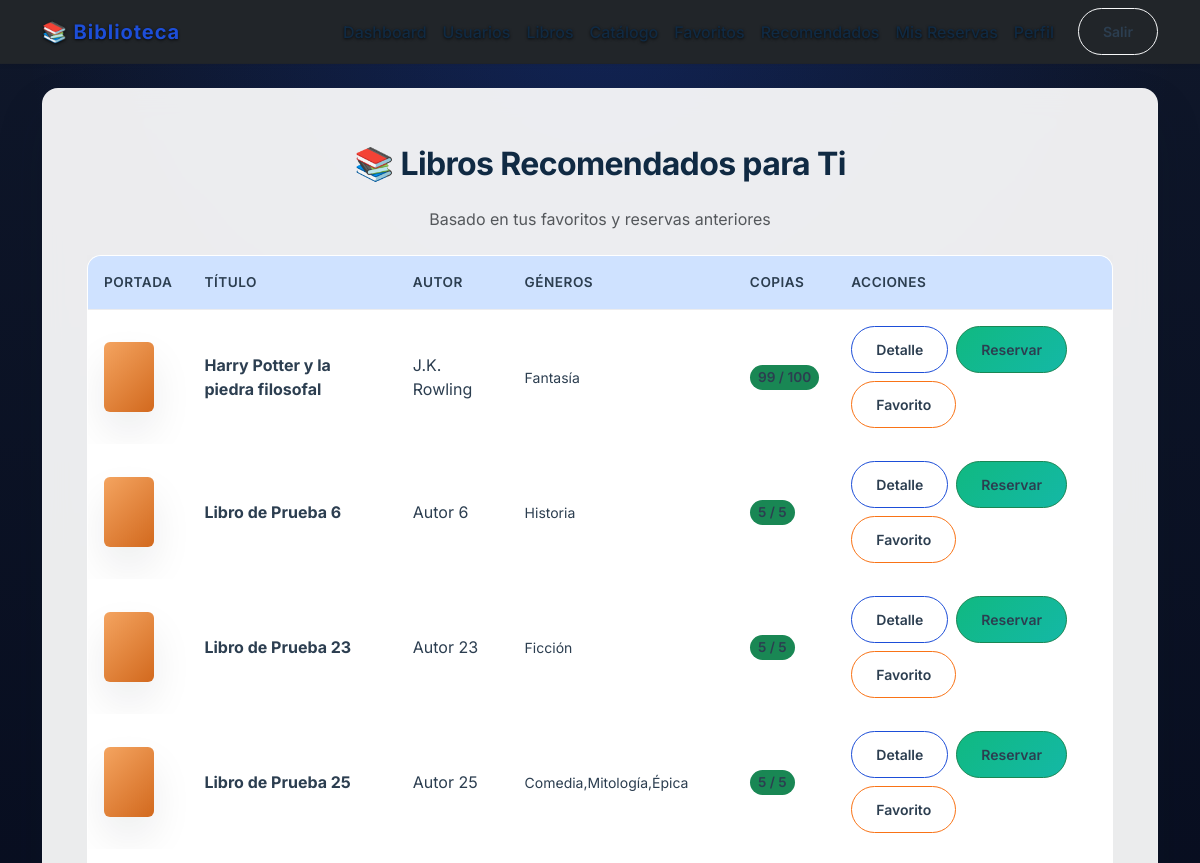
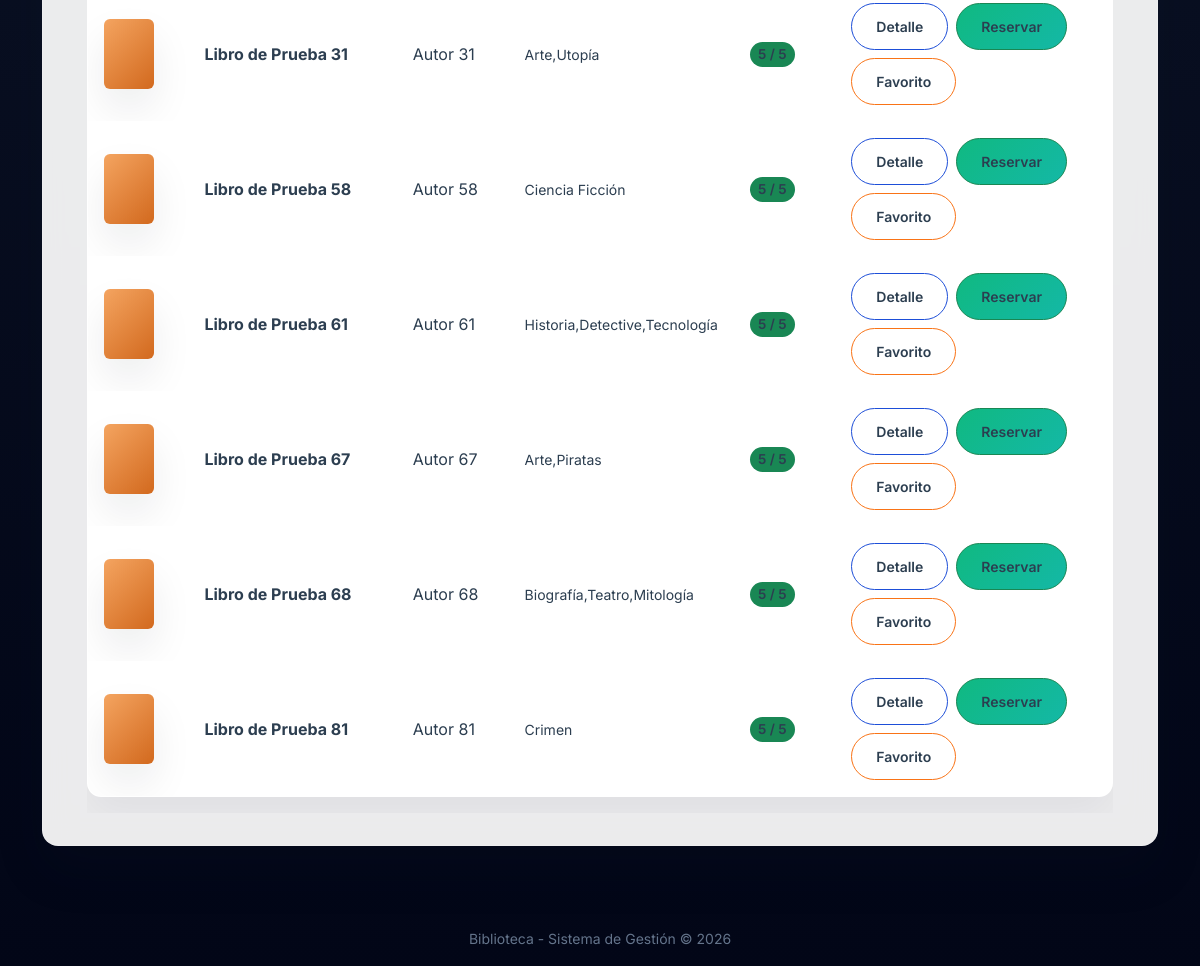
Page /user/recommended (signed in) on the committed database (2 pictures, top to bottom).
### tables this page shows
CREATE TABLE books (
                id INTEGER PRIMARY KEY AUTOINCREMENT,
                title TEXT NOT NULL,
                author TEXT NOT NULL,
                copies INTEGER DEFAULT 1,
                available INTEGER DEFAULT 1
            );

### routes/user_routes.py (the view)
@user_bp.route('/recommended')
@login_required
def recommended():
    books = get_recommendations(session['user_id'])
    return render_template('recommended.html', books=books)

### app.py (called while the page is built)
@app.teardown_appcontext
def teardown_db(exception=None):
    close_db(exception)

### database.py (called while the page is built)
def get_db_connection(db_path=None):
    db_path = db_path or DEFAULT_DB_PATH
    connection = sqlite3.connect(db_path, timeout=10, detect_types=sqlite3.PARSE_DECLTYPES)
    connection.row_factory = sqlite3.Row
    connection.execute('PRAGMA foreign_keys = ON')
    return connection

### db_utils.py (called while the page is built)
def get_db():
    if 'db' not in g:
        g.db = get_db_connection()
    return g.db

def query_db(query, args=(), one=False):
    cursor = get_db().execute(query, args)
    rows = cursor.fetchall()
    cursor.close()
    if one:
        return rows[0] if rows else None
    return rows

### templates/recommended.html (shortened to what this page needs)
{% extends 'base.html' %}
{% block content %}
<div class="container mt-4">
    <h2 class="mb-4 text-center">📚 Libros Recomendados para Ti</h2>
    <p class="text-center text-muted mb-4">Basado en tus favoritos y reservas anteriores</p>
    <div class="table-responsive">
        <table class="table table-hover align-middle">
            <thead class="table-primary">
                <tr>
                    <th>Portada</th>
                    <th>Título</th>
                    <th>Autor</th>
                    <th>Géneros</th>
                    <th>Copias</th>
                    <th>Acciones</th>
                </tr>
            </thead>
            <tbody>
                {% for b in books %}
                <tr>
                    <td>
                        <div class="book-cover-sm">
                        </div>
                    </td>
                    <td><strong>{{ b.title }}</strong></td>
                    <td>{{ b.author }}</td>
                    <td>
                        <small class="text-muted">{{ b.genre_names or 'Sin género' }}</small>
                    </td>
                    <td>
                        <span class="badge bg-{{ 'success' if b.available > 0 else 'danger' }}">
                            {{ b.available }} / {{ b.copies }}
                        </span>
                    </td>
                    <td>
                        <div class="d-flex gap-2 flex-wrap">
                            <a href="{{ url_for('book.book_detail', book_id=b.id) }}" class="btn btn-outline-primary btn-sm">Detalle</a>
                            {% if b.available > 0 %}
                                <a href="{{ url_for('book.reserve_book', book_id=b.id) }}" class="btn btn-success btn-sm">Reservar</a>
                            {% else %}
                                <button class="btn btn-secondary btn-sm" disabled>No disponible</button>
                            {% endif %}
                            <a href="{{ url_for('book.toggle_favorite', book_id=b.id) }}" class="btn btn-outline-warning btn-sm">
                                Favorito
                            </a>
                        </div>
                    </td>
                </tr>
                {% else %}
                <tr>
                    <td colspan="6" class="text-center py-4 text-muted">
                        No hay recomendaciones disponibles. ¡Agrega algunos favoritos o haz reservas para obtener sugerencias personalizadas!
                    </td>
                </tr>
                {% endfor %}
            </tbody>
        </table>
    </div>
</div>
{% endblock %}

### static/css/style.css (style rules this page uses)
:root { --bg: #f4f7fc; --surface: #ffffff; --surface-soft: #eef4fb; --primary: #1d4ed8; --secondary: #0f766e; --accent: #38bdf8; --text: #102a43; --muted: #64748b; --border: rgba(15, 23, 42, 0.08); --shadow: rgba(15, 23, 42, 0.08); --radius: 18px; }
* { box-sizing: border-box; }
body { margin: 0; min-height: 100vh; font-family: 'Inter', sans-serif; background: radial-gradient(circle at top left, rgba(56, 189, 248, 0.12), transparent 25%), radial-gradient(circle at bottom right, rgba(29, 78, 216, 0.14), transparent 20%), var(--bg); color: var(--text); }
h1, h2, h3, h4, h5, h6 { font-weight: 700; letter-spacing: -0.02em; color: var(--text); margin-bottom: 1rem; }
p, label, .form-label, small, .text-muted { color: var(--muted); }
.table { background: var(--surface); border: 1px solid var(--border); border-radius: calc(var(--radius) - 4px); overflow: hidden; box-shadow: 0 18px 40px rgba(15, 23, 42, 0.05); }
.table th, .table td { border-color: transparent; padding: 1rem 1rem; vertical-align: middle; }
.table thead { background: var(--surface-soft); color: var(--text); }
.table thead th { border-bottom: 1px solid var(--border); }
.btn { border-radius: 999px; font-weight: 600; padding: 0.75rem 1.5rem; transition: transform 0.25s ease, box-shadow 0.25s ease, background 0.25s ease; }
.btn-success { background: linear-gradient(135deg, #10b981, #14b8a6); color: #fff; }
.btn-outline-primary { color: var(--primary); border-color: var(--primary); }
.btn-outline-warning { color: #f97316; border-color: #f97316; }
.badge { border-radius: 999px; font-weight: 600; padding: 0.4rem 0.8rem; background: rgba(56, 189, 248, 0.12); color: var(--primary); }
.book-cover-sm, .book-cover-lg { background: linear-gradient(135deg, #38bdf8 0%, #0f766e 100%); border-radius: 16px; box-shadow: 0 20px 40px rgba(15, 23, 42, 0.08); display: flex; align-items: center; justify-content: center; color: #fff; font-weight: 700; }
.book-cover-sm { width: 52px; height: 74px; }
* { transition: all 0.3s ease; }
.table th { font-weight: 600; font-size: 0.85rem; text-transform: uppercase; letter-spacing: 0.5px; }
.card *, .table *, .form-control, .form-select, .alert *, .btn, .badge, .table th, .table td, .card .card-body, .card .card-title, .card .card-text { text-shadow: none !important; color: #2c3e50 !important; }
.table .badge { font-size: 0.85rem; padding: 0.4em 0.6em; }

### templates/base.html (style rules this page uses)
body { min-height: 100vh; background: radial-gradient(circle at top, rgba(29, 78, 216, 0.25), transparent 30%), linear-gradient(180deg, #0f172a 0%, #020617 100%); color: #1f2937; }

### templates/recommended.html (style rules this page uses)
.book-cover-sm { width: 50px; height: 70px; background: linear-gradient(135deg, #F4A460 0%, #D2691E 100%); border-radius: 6px; display: flex; align-items: center; justify-content: center; color: white; font-weight: bold; font-size: 0.8rem; }

### rows in the picture
books: title "Harry Potter y la piedra filosofal", author "J.K. Rowling", genre_names "Fantasía", available "99", copies "100"
books: title "Libro de Prueba 6", author "Autor 6", genre_names "Historia", available "5", copies "5"
books: title "Libro de Prueba 23", author "Autor 23", genre_names "Ficción", available "5", copies "5"
books: title "Libro de Prueba 25", author "Autor 25", genre_names "Comedia,Mitología,Épica", available "5", copies "5"
books: title "Libro de Prueba 31", author "Autor 31", genre_names "Arte,Utopía", available "5", copies "5"
books: title "Libro de Prueba 58", author "Autor 58", genre_names "Ciencia Ficción", available "5", copies "5"
books: title "Libro de Prueba 61", author "Autor 61", genre_names "Historia,Detective,Tecnología", available "5", copies "5"
books: title "Libro de Prueba 67", author "Autor 67", genre_names "Arte,Piratas", available "5", copies "5"
books: title "Libro de Prueba 68", author "Autor 68", genre_names "Biografía,Teatro,Mitología", available "5", copies "5"
books: title "Libro de Prueba 81", author "Autor 81", genre_names "Crimen", available "5", copies "5"
